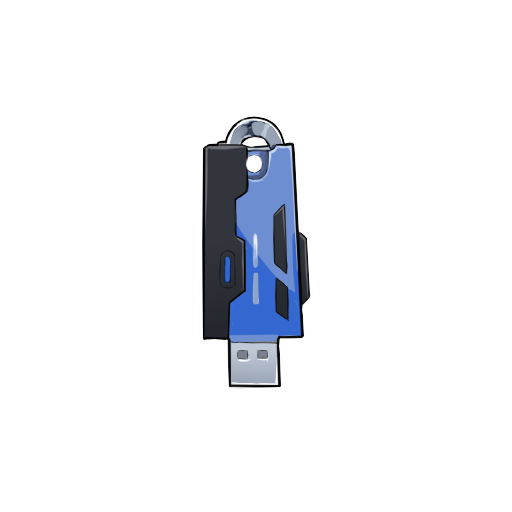
#> input picture plugins/turbo-mesh/prototypes/texture-regions/sample-usb.png, 512 x 512 px
$ python prototype.py sample-usb.png --output out.png
#> lines starting #> are read from the running program, lines starting #| are printed output that depends on the picture; after the words box and inside, x2 and y2 are one past the last pixel; in counts of white or black regions, pixels touching at a corner belong together
#!/usr/bin/env python3
"""OFFLINE PROTOTYPE: does a nested texture partition support a shared-boundary mesh?
No host integration. Image -> fine graph segmentation -> nested region hierarchy ->
shared PSLG -> boundary/interior sampling -> project's Java CDT -> inspectable evidence.
"""
import argparse
from collections import defaultdict
import hashlib
import heapq
import json
from pathlib import Path
import subprocess

import numpy as np
from PIL import Image, ImageDraw, ImageFont
from scipy.ndimage import distance_transform_edt
from scipy.spatial import cKDTree
from skimage.color import rgb2lab
from skimage.measure import approximate_polygon
from skimage.segmentation import felzenszwalb
from shapely.geometry import LineString, Point
from shapely.ops import polygonize, unary_union


def merge_regions(labels, lab, threshold, min_area=0):
    """Adjacent-region agglomeration: later snapshots are strictly nested parents."""
    size = int(labels.max())+1
    counts = np.bincount(labels.ravel(), minlength=size).astype(float)
    sums = np.array([np.bincount(labels.ravel(), weights=lab[:,:,i].ravel(), minlength=size) for i in range(3)]).T
    parent = np.arange(size)
    adj = [set() for _ in range(size)]
    for a,b in [(labels[:,:-1],labels[:,1:]),(labels[:-1],labels[1:])]:
        pairs=np.unique(np.sort(np.stack([a[a!=b],b[a!=b]],axis=1),axis=1),axis=0)
        for x,y in pairs:
            if x and y: adj[x].add(y); adj[y].add(x)
    def weight(a,b):
        contrast=float(np.linalg.norm(sums[a]/counts[a]-sums[b]/counts[b]))
        return contrast/1000 if min(counts[a],counts[b])<min_area else contrast
    queue=[]
    for a in range(1,size):
        for b in adj[a]:
            if a<b: heapq.heappush(queue,(weight(a,b),a,b))
    while queue:
        w,a,b=heapq.heappop(queue)
        if parent[a]!=a or parent[b]!=b or b not in adj[a]: continue
        now=weight(a,b)
        if abs(w-now)>1.e-8:
            heapq.heappush(queue,(now,a,b)); continue
        if now>threshold: break
        parent[b]=a; counts[a]+=counts[b]; sums[a]+=sums[b]
        neighbors=(adj[a]|adj[b])-{a,b}; adj[a]=neighbors
        for c in neighbors:
            adj[c].discard(b); adj[c].discard(a); adj[c].add(a)
            heapq.heappush(queue,(weight(a,c),min(a,c),max(a,c)))
    for a in range(size):
        root=a
        while parent[root]!=root: root=parent[root]
        parent[a]=root
    _,result=np.unique(parent[labels],return_inverse=True)
    return result.reshape(labels.shape).astype(np.int32)


def partition(rgba, min_ratio=.006, contrast=6):
    mask=rgba[:,:,3]>=128
    rgb=rgba[:,:,:3].copy()
    opaque=rgba[:,:,3]>=250
    _,nearest=distance_transform_edt(~opaque,return_indices=True)
    rgb[~opaque]=rgb[tuple(nearest[:,~opaque])]
    labels=felzenszwalb(rgb,scale=100,sigma=.6,min_size=100)+1
    labels[~mask]=0
    # Split disconnected labels to keep each region spatially autonomous.
    from skimage.measure import label
    labels=label(labels,connectivity=1,background=0)
    lab=rgb2lab(rgba[:,:,:3])
    fine=merge_regions(labels,lab,contrast*.65,min_area=max(100,int(mask.sum()*min_ratio)))
    medium=merge_regions(fine,lab,contrast)
    coarse=merge_regions(medium,lab,contrast*1.5)
    return mask,[coarse,medium,fine]


def shared_paths(labels, tolerance, spacing):
    """Extract each shared pixel edge ONCE, preserve junctions, then simplify/sample."""
    groups=defaultdict(list); h,w=labels.shape
    padded=np.pad(labels,1)
    for y in range(h+1):
        above=padded[y,1:w+1]; below=padded[y+1,1:w+1]
        for x in np.flatnonzero(above!=below):
            pair=tuple(sorted((int(above[x]),int(below[x]))))
            groups[pair].append(((int(x),y),(int(x)+1,y)))
    for x in range(w+1):
        left=padded[1:h+1,x]; right=padded[1:h+1,x+1]
        for y in np.flatnonzero(left!=right):
            pair=tuple(sorted((int(left[y]),int(right[y]))))
            groups[pair].append(((x,int(y)),(x,int(y)+1)))
    paths=[]
    for pair,edges in sorted(groups.items()):
        adj=defaultdict(list)
        for a,b in edges: adj[a].append(b); adj[b].append(a)
        unused={tuple(sorted(e)) for e in edges}
        starts=sorted(adj,key=lambda a:(len(adj[a])==2,a))
        for start in starts:
            for nxt in adj[start]:
                if tuple(sorted((start,nxt))) not in unused: continue
                chain=[start]; prev=start; cur=nxt
                unused.remove(tuple(sorted((prev,cur))))
                while True:
                    chain.append(cur)
                    if cur==start or len(adj[cur])!=2: break
                    options=[p for p in adj[cur] if tuple(sorted((cur,p))) in unused]
                    if not options: break
                    prev,cur=cur,options[0];unused.remove(tuple(sorted((prev,cur))))
                arr=np.array(chain,dtype=float)-.5
                # Low-pass subpixel staircase noise; retain endpoints and sharp multi-pixel turns.
                if len(arr)>9:
                    old=arr.copy()
                    for j in range(4,len(arr)-4):
                        a=old[j]-old[j-4];b=old[j+4]-old[j]
                        cosine=np.dot(a,b)/max(1.e-9,np.linalg.norm(a)*np.linalg.norm(b))
                        if cosine>.65: arr[j]=(old[j-2]+2*old[j-1]+3*old[j]+2*old[j+1]+old[j+2])/9
                if np.array_equal(arr[0],arr[-1]):
                    mid=len(arr)//2
                    simple=np.vstack([approximate_polygon(arr[:mid+1],tolerance),approximate_polygon(arr[mid:],tolerance)[1:]])
                else: simple=approximate_polygon(arr,tolerance)
                sampled=[simple[0]]
                for a,b in zip(simple[:-1],simple[1:]):
                    count=max(1,int(np.ceil(np.linalg.norm(a-b)/spacing)))
                    sampled.extend(a+(b-a)*j/count for j in range(1,count+1))
                paths.append((pair,np.array(sampled)))
    return paths


def direction_paths(mask, outline_paths, spacing, track_count):
    """PCA shape family: spindle connecting arcs, round/ellipse nested closed loops."""
    outer_lines=[LineString(np.round(p,7)) for pair,p in outline_paths if 0 in pair]
    polygons=list(polygonize(unary_union(outer_lines)))
    domain=max(polygons,key=lambda p:p.area)
    yy,xx=np.where(mask); samples=np.stack([xx,yy],axis=1)
    center=samples.mean(axis=0);values,vectors=np.linalg.eigh(np.cov(samples.T))
    axis=vectors[:,1];normal=vectors[:,0]
    coords=np.array(domain.exterior.coords)[:-1];major=(coords-center)@axis
    lo,hi=major.min(),major.max();out=[]
    aspect=float(np.sqrt(values[1]/values[0]))
    projected=(samples-center)@axis;across=(samples-center)@normal
    widths=[]
    for fraction in [.1,.9]:
        at=np.abs(projected-(projected.min()+np.ptp(projected)*fraction))<np.ptp(projected)*.02
        widths.append(np.ptp(across[at])/np.ptp(across))
    tapered=max(widths)<.72
    if aspect>2.2 and not tapered:
        for fraction in np.linspace(0,1,track_count+2)[1:-1]:
            offset=np.min(across)+np.ptp(across)*fraction
            out.append(((-1,-1),np.array([center+axis*lo+normal*offset,center+axis*hi+normal*offset])))
        family='straight-guides'
    elif aspect>2.2:
        start=coords[major.argmin()];end=coords[major.argmax()]
        sections=[]
        for t in np.linspace(lo+.1,hi-.1,max(5,int((hi-lo)/spacing)+1)):
            base=center+axis*t
            cut=domain.intersection(LineString([base-normal*2048,base+normal*2048]))
            if cut.is_empty:continue
            if cut.geom_type=='MultiLineString':cut=max(cut.geoms,key=lambda q:q.length)
            if cut.geom_type!='LineString':continue
            pts=np.array(cut.coords);lateral=(pts-center)@normal
            sections.append((pts[lateral.argmin()],pts[lateral.argmax()]))
        for fraction in np.linspace(0,1,track_count+2)[1:-1]:
            path=np.vstack([start,*[(1-fraction)*a+fraction*b for a,b in sections],end])
            out.append(((-1,-1),path))
        family='spindle-arcs'
    else:
        from shapely.affinity import affine_transform
        # Homothetic rings in the silhouette: exact concentric ellipses for an ellipse input.
        cx,cy=domain.centroid.coords[0]
        for factor in np.linspace(0,1,track_count+2)[1:-1]:
            ring=affine_transform(domain,[factor,0,0,factor,cx*(1-factor),cy*(1-factor)])
            ring=ring.intersection(domain)
            path=np.array(ring.exterior.coords)
            out.append(((-1,-1),approximate_polygon(path,1.5)))
        family='concentric-rings'
    clipped=[]
    for pair,path in out:
        curve=LineString(np.round(path,7)).intersection(domain)
        parts=curve.geoms if hasattr(curve,'geoms') else [curve]
        for part in parts:
            if part.geom_type=='LineString' and part.length>1.e-5:clipped.append((pair,np.array(part.coords)))
    return clipped,family,aspect


def node_paths(paths):
    """Split texture and flow curves at shared intersections before sampling the PSLG."""
    noded=unary_union([LineString(np.round(p,7)) for _,p in paths])
    pieces=list(noded.geoms) if hasattr(noded,'geoms') else [noded]
    return [((-2,-2),np.array(line.coords)) for line in pieces]


def mesh_pslg(labels, mask, paths, interior_spacing):
    lookup={}; points=[]; edges=[]; edge_pairs=[]
    def site(p):
        key=tuple(np.round(p,8))
        if key not in lookup: lookup[key]=len(points); points.append(np.array(p))
        return lookup[key]
    for pair,path in paths:
        ids=[site(p) for p in path]
        for a,b in zip(ids[:-1],ids[1:]):
            if a!=b: edges.append((a,b));edge_pairs.append(pair)
    boundary_count=len(points)
    lines=[LineString([points[a],points[b]]) for a,b in edges]
    polygons=list(polygonize(lines))
    def label_at(p):
        x,y=int(round(p.x)),int(round(p.y))
        return int(labels[np.clip(y,0,labels.shape[0]-1),np.clip(x,0,labels.shape[1]-1)])
    solid=[p for p in polygons if label_at(p.representative_point())]
    domain=unary_union(solid)
    rings=[]
    for poly in ([domain] if domain.geom_type=='Polygon' else domain.geoms):
        for ring in [poly.exterior,*poly.interiors]: rings.append([site(p) for p in list(ring.coords)[:-1]])
    # Independent fills per leaf, using distance from ALL boundaries, not just Alpha.
    boundary_pixels=np.zeros(mask.shape,bool)
    boundary_pixels[:,:-1]|=labels[:,:-1]!=labels[:,1:]
    boundary_pixels[:,1:]|=labels[:,:-1]!=labels[:,1:]
    boundary_pixels[:-1]|=labels[:-1]!=labels[1:]
    boundary_pixels[1:]|=labels[:-1]!=labels[1:]
    clearance=distance_transform_edt(~boundary_pixels)
    for region in np.unique(labels[mask]):
        ys,xs=np.where(labels==region)
        candidates=[]
        for row,y in enumerate(np.arange(ys.min(),ys.max()+1,interior_spacing*.866)):
            for x in np.arange(xs.min()+interior_spacing*(row%2)/2,xs.max()+1,interior_spacing):
                ix,iy=int(round(x)),int(round(y))
                if labels[iy,ix]==region and clearance[iy,ix]>interior_spacing*.32:
                    candidates.append((x,y))
        for p in candidates:
            if domain.contains(Point(p)): site(p)
    return np.array(points),np.array(edges),edge_pairs,rings,boundary_count,domain,len(solid)


def average_merge_sites(points, edges, rings, boundary_count, radius):
    """Step 5b: average nearby complete sites, retaining the embedded region graph."""
    points=points.copy();mass=np.ones(len(points));active=set(range(len(points)))
    edges={tuple(sorted(map(int,e))) for e in edges};rings=[list(r) for r in rings]
    boundary=set(range(boundary_count));merged=0
    def lines(es,ps):return [LineString([ps[a],ps[b]]) for a,b in es]
    faces=len(list(polygonize(lines(edges,points))))
    while True:
        ids=sorted(active);pairs=cKDTree(points[ids]).query_pairs(radius)
        candidates=sorted(((ids[a],ids[b]) for a,b in pairs),key=lambda e:np.linalg.norm(points[e[0]]-points[e[1]]))
        accepted=False
        for a,b in candidates:
            if a not in active or b not in active or np.linalg.norm(points[a]-points[b])>=radius:continue
            proposed=points.copy();proposed[a]=(points[a]*mass[a]+points[b]*mass[b])/(mass[a]+mass[b])
            newedges={tuple(sorted((a if x==b else x,a if y==b else y))) for x,y in edges if {x,y}!={a,b}}
            newedges={e for e in newedges if e[0]!=e[1]}
            newrings=[]
            for ring in rings:
                r=[a if k==b else k for k in ring];r=[k for i,k in enumerate(r) if k!=r[i-1]]
                newrings.append(r)
            if any(len(set(r))<3 for r in newrings):continue
            newlines=lines(newedges,proposed)
            cells=list(polygonize(newlines))
            if len(cells)!=faces:continue
            noded=unary_union(newlines)
            geoms=noded.geoms if hasattr(noded,'geoms') else [noded]
            if sum(len(l.coords)-1 for l in geoms)!=len(newedges):continue
            points=proposed;mass[a]+=mass[b];edges=newedges;rings=newrings;active.remove(b)
            if b in boundary:boundary.add(a)
            boundary.discard(b);merged+=1;accepted=True
        if not accepted:break
    order=sorted(active&boundary)+sorted(active-boundary);remap={old:i for i,old in enumerate(order)}
    return (points[order],np.array([[remap[a],remap[b]] for a,b in sorted(edges)]),
            [[remap[k] for k in r] for r in rings],len(active&boundary),merged)


def triangulate(root, output, points, edges, rings):
    jars=[next((root/'build/worktree').glob('*/turbo-mesh/libs/turbo-mesh-*.jar')),next((root/'build/worktree').glob('*/sdk/libs/sdk-*.jar'))]
    cp=':'.join(map(str,jars)); source=Path(__file__).with_name('RegionTriangulator.java')
    subprocess.run(['javac','-cp',cp,'-d',str(output),str(source)],check=True)
    with (output/'constraints.txt').open('w') as f:
        f.write(f'{len(points)} {len(edges)} {len(rings)}\n')
        np.savetxt(f,points,fmt='%.10f');np.savetxt(f,edges,fmt='%d')
        for r in rings: f.write(str(len(r))+' '+' '.join(map(str,r))+'\n')
    subprocess.run(['java','-cp',str(output)+':'+cp,'RegionTriangulator',str(output/'constraints.txt'),str(output/'triangles.txt')],check=True)
    with (output/'triangles.txt').open() as f:
        n,t=map(int,f.readline().split());p=np.loadtxt([next(f) for _ in range(n)])
        tris=np.loadtxt(f,dtype=int).reshape(-1,3)
    return p,tris


FONT='/usr/share/fonts/noto-cjk/NotoSansCJK-Regular.ttc'
# [46 lines left out: function render, not called in this run]


def main():
    ap=argparse.ArgumentParser();ap.add_argument('image',type=Path);ap.add_argument('--output',type=Path,required=True)
    ap.add_argument('--spacing',type=float,default=None);ap.add_argument('--tolerance',type=float,default=None)
    ap.add_argument('--min-region-ratio',type=float,default=.006);ap.add_argument('--contrast',type=float,default=6)
    ap.add_argument('--level',type=int,choices=[1,2,3],default=1);ap.add_argument('--tracks',type=int,default=3)
    ap.add_argument('--min-spacing',type=float,default=None)
    args=ap.parse_args();output=args.output.resolve();output.mkdir(parents=True,exist_ok=True)
    original=Image.open(args.image).convert('RGBA');rgba=np.array(original);ys,xs=np.where(rgba[:,:,3]>=128)
#> in main, original is the input picture: PIL image 512x512 RGBA; mean R, G, B, A 6.7, 8.2, 11.4, 22.1
    x0=max(0,xs.min()-4);y0=max(0,ys.min()-4);rgba=rgba[y0:ys.max()+5,x0:xs.max()+5]
#> after `x0 = max(0, xs.min() - 4)`: x0 = 198
#> after `y0 = max(0, ys.min() - 4)`: y0 = 113
#> after `rgba = rgba[y0:ys.max() + 5, x0:xs.max() + 5]`:
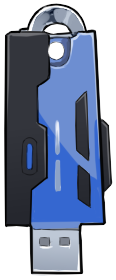
#> rgba: shape (280, 116, 4); mean R, G, B, A 54.2, 66.6, 92.4, 178.6; transparent parts drawn white
    span=max(np.ptp(xs),np.ptp(ys))
#> span = 271
    if args.spacing is None:args.spacing=round(span*.087,2)
#> args.spacing = 23.58
    if args.tolerance is None:args.tolerance=round(max(.6,span*.00375),2)
#> args.tolerance = 1.02
    if args.min_spacing is None:args.min_spacing=round(max(1.5,span*.009),2)
#> args.min_spacing = 2.44
    mask,levels=partition(rgba,args.min_region_ratio,args.contrast);labels=levels[args.level-1]
#> in partition, `mask=rgba[:,:,3]>=128`:
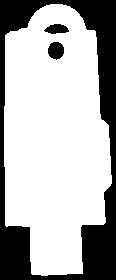
#> mask: shape (280, 116) bool; 70% white; 3 black regions, box (x1, y1, x2, y2) and area: (0, 0, 116, 280) 9358, (48, 42, 64, 60) 224, (44, 24, 69, 34) 175
#> in partition, `labels=felzenszwalb(rgb,scale=100,sigma=.6,min_size=100)+1`:
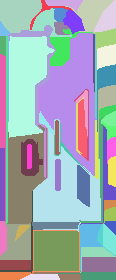
#> labels: shape (280, 116) int64; 66 distinct labels, from 1 to 66; one colour per label, 0 black
#> in partition, `labels[~mask]=0`:
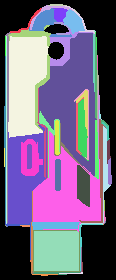
#> labels: shape (280, 116) int64; 67 distinct labels, from 0 to 66; one colour per label, 0 black
#> in partition, `labels=label(labels,connectivity=1,background=0)`:
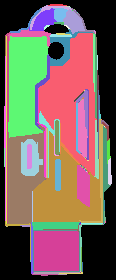
#> labels: shape (280, 116) int64; 143 distinct labels, from 0 to 142; one colour per label, 0 black
#> in merge_regions, `size = int(labels.max())+1`: size = 143
#> in merge_regions, `counts = np.bincount(labels.ravel(), minlength=size).astype(float)`: counts = 143 values, max 9757 at index 0, min 1 at index 4, mean 227.1
#> in merge_regions, `sums = np.array([np.bincount(labels.ravel(), weights=lab[:,:,i].ravel(..`: sums = 143 rows, first 8: [2062.3, 17.69, -221.8], [393.9, 0.159, -1.24], [10833, -17.31, -208.3], [8.24, -0.000523, 0.000991], [0, 0, 0], [1.1, -6.96e-05, 0.000132], [802.4, -3.38, -20.76], [18198.5, 21.04, -3670.7]
#> the loop in merge_regions, `for a,b in [(labels[:,:-1],labels[:,1:]),(labels[:-1],labels[1:])]:` made 2 passes
#> the loop in merge_regions, `for a in range(1,size):` made 142 passes
#> the loop in merge_regions, `while queue:` made 859 passes
#> (w, a, b, now) on passes 1 to 3: (0, 92, 93, 0), (0, 92, 95, 0), (0, 92, 96, 0)
#> in merge_regions, `return result.reshape(labels.shape).astype(np.int32)`:
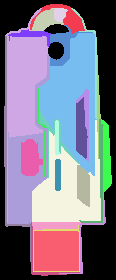
#> returned value: shape (280, 116) int32; 28 distinct labels, from 0 to 27; one colour per label, 0 black
#> call 2 of merge_regions, with threshold = 6, min_area = 0
#> the loop in merge_regions (call 2), `for a,b in [(labels[:,:-1],labels[:,1:]),(labels[:-1],labels[1:])]:` made 2 passes
#> the loop in merge_regions (call 2), `while queue:` made 5 passes
#> in merge_regions (call 2), `return result.reshape(labels.shape).astype(np.int32)`:
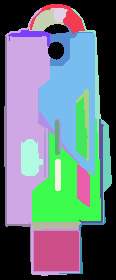
#> returned value: shape (280, 116) int32; 25 distinct labels, from 0 to 24; one colour per label, 0 black
#> (the rest of the program and of its run is left out)
